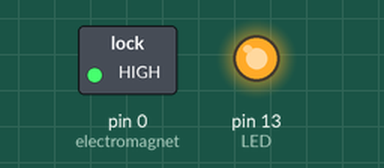
Bench run of a sketch on a simulated Arduino Uno, built with avr-gcc and run on an emulated ATmega328P. On the bench: switched loads named in the sketch (green lamp = pin HIGH), output pins drawn as LEDs (lit = HIGH).

Above: at 1.0 s.
At 3.0 s:
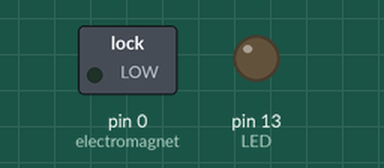
Timing chart, 0 to 5.2 s (numbered marks = the images above):
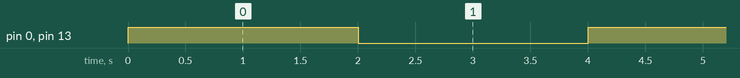

Measured:
- by itself, pin 0 (electromagnet), pin 13 (LED): alternates HIGH for 2.0 s and LOW for 2.0 s

The sketch:

realityStone.ino
```cpp
int electromagnet = 0;
int LED = 13;

void setup() {
  // init
  pinMode(electromagnet, OUTPUT);
  pinMode(LED, OUTPUT);
}

void loop() {
  // On for two seconds
  digitalWrite(electromagnet, HIGH);
  digitalWrite(LED, HIGH);
  delay(2000);

  // Off for two seconds
  digitalWrite(electromagnet, LOW);
  digitalWrite(LED, LOW);
  delay(2000);
}
```
